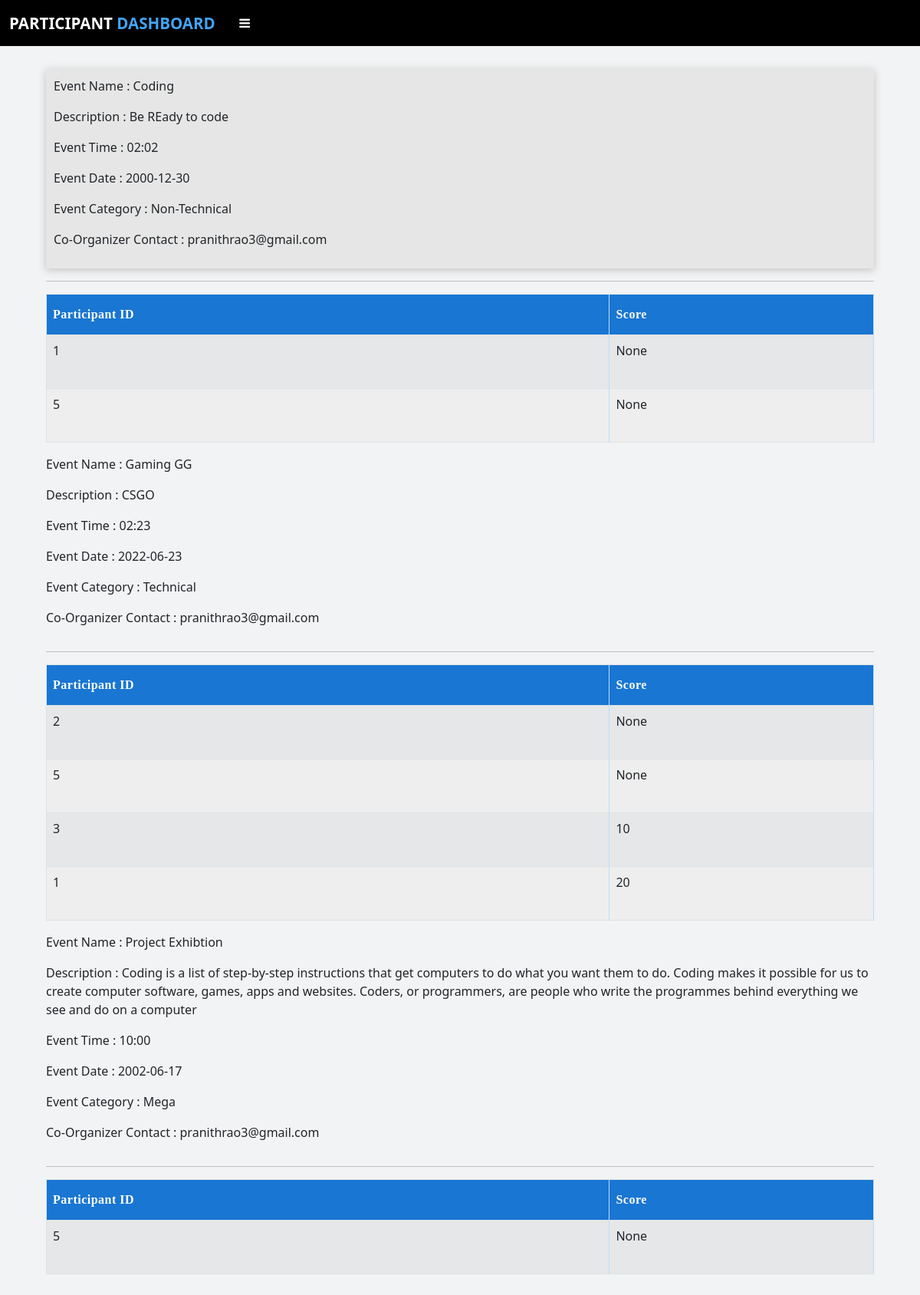
The app's page /participant_view_result (signed in) with its own data.
### app.py (models this page shows, shortened)
class Event(db.Model):
    id = db.Column(db.Integer,primary_key=True)
    name = db.Column(db.String(50),nullable=False)
    description = db.Column(db.String(255),nullable=False)
    date = db.Column(db.String(50), nullable=False)
    time = db.Column(db.String(50), nullable=False)
    category = db.Column(db.String(50),nullable=False)
    coorg_mail = db.Column(db.String(80),db.ForeignKey('coorganizer.email'))
    org_id = db.Column(db.Integer,db.ForeignKey('organizer.id'))
    participant_id=db.relationship('Participant',cascade="all,delete",backref='participants')
    judge_event_id=db.relationship('Judge',cascade="all,delete",backref='ownersj')
    part_event_id=db.relationship('Plist',cascade="all,delete",backref='ownersjp')

class Plist(db.Model):
    id = db.Column(db.Integer,primary_key=True)
    part_id = db.Column(db.Integer,db.ForeignKey('participant.id'),nullable=True)
    event_id = db.Column(db.Integer,db.ForeignKey('event.id'),nullable=True)
    score=db.Column(db.Integer,nullable=True)

### app.py (the view)
@app.route("/participant_view_result")
def participant_view_result():
    if 'participant' in session:
        event_names = []
        event_results = []
        par_data = Plist.query.filter_by(part_id=session['participant_id']).all()
        for i in par_data:
            sb=i.event_id
            data1 = Event.query.filter_by(id = sb).all()
            order= Plist.query.filter_by(event_id = sb).order_by(Plist.score).all()
            print(order)
            """for k in order:
                info=Participant.query.filter_by(id=k.part_id).first()
                cont=str(info.name+"("+info.email+")")
                k.details=cont
                db.session.commit()"""
            event_names.append(data1)
            event_results.append(order)
        return render_template('part_view_results.html',data=event_names,data1=event_results,leng=len(event_names)-1)
    else:
        flash("Session Expired","error")
        return redirect(url_for('participantlog'))

### templates/part_view_results.html (shortened to what this page needs)
{% extends "participant_layout.html" %}
{% block head %} {{ super() }}
{% endblock %}
{% block content %}
<div class="container" style="padding: 30px">
    <div class="details-item-body">
{% for i in range(leng) %}
    {% for k in data[i] %}
        <p class="info">Event Name : {{k['name']}}<br>
        <p class="info">Description : {{k['description']}}<br>
        <p class="info">Event Time : {{k['time']}}<br>
        <p class="info">Event Date : {{k['date']}}<br>
        <p class="info">Event Category : {{k['category']}}<br>
        <p class="info">Co-Organizer Contact : {{k['coorg_mail']}}<br>
    {%endfor%}
    </div>
    <hr />
    {% if data1[i] %}
    <div class="table-responsive">
        <table class="table table-striped table-bordered">
            <thead class="thead-dark">
                <tr>
                    <th scope="col">Participant ID</th>
                    <th scope="col">Score</th>
                </tr>
            </thead>
            <tbody>
            {% for j in data1[i] %}
                <tr>
                    <td>{{j.part_id}}</td>
                    <td>{{j.score}}</td>
                </tr>
            {% endfor %}
    {% endif %}
            </tbody>
        </table>
        {% endfor %}
    </div>
    {% endblock %}

### templates/part_view_results.html (style rules this page uses)
table { font-family: "Roboto" sans-serif; border-collapse: collapse; width: 100%; }
table tr:nth-child(even) { background-color: #eeeeee; }
.table th { padding-top: 14px; padding-bottom: 14px; text-align: left; background-color: #1976d2; color: white; letter-spacing: 0.5px; user-select: none; border-right: 0.5px solid #bbdefb; font-family: Bahnschrift SemiBold; }
table td { border-right: 0.5px solid #bbdefb; height: 70px; }
table td, table th { border-bottom: 0.5px solid #bbdefb; }
.details-item-body { background-color: rgb(230, 230, 230); padding: 10px; width: 100%; box-shadow: 0px 2px 10px rgb(194, 194, 194); }

### templates/participant_layout.html (style rules this page uses)
body { font-family: "Roboto" sans-serif; background-color: #f2f3f4; }
* { margin: 0; padding: 0; text-decoration: none; list-style: none; }

### records on screen
Event: name "Coding", description "Be REady to code", time "02:02", date "2000-12-30", category "Non-Technical", coorg_mail "pranithrao3@gmail.com"
Plist: part_id "1", score "None"
Plist: part_id "5", score "None"
Event: name "Gaming GG", description "CSGO", time "02:23", date "2022-06-23", category "Technical", coorg_mail "pranithrao3@gmail.com"
Plist: part_id "2", score "None"
Plist: part_id "5", score "None"
Plist: part_id "3", score "10"
Plist: part_id "1", score "20"
Event: name "Project Exhibtion", description "Coding is a list of step-by-step instructions that get computers to do what you want them to do. Coding makes it possible for us to create computer software, games, apps and websites. Coders, or programmers, are people who write the programmes behind everything we see and do on a computer", time "10:00", date "2002-06-17", category "Mega", coorg_mail "pranithrao3@gmail.com"
Plist: part_id "5", score "None"
